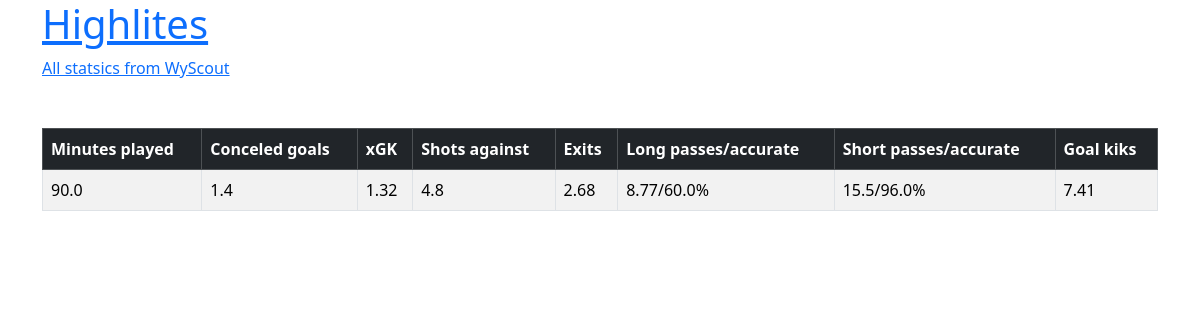
Page /Ihor/ on the committed database.
### Ihor/models.py (models this page shows)
class Statistic(models.Model):
    minute_play = models.FloatField(null=True)
    conceled_goals = models.FloatField(null=True)
    xCG = models.FloatField(null=True)
    shots_again =  models.FloatField(null=True)
    with_reflexes = models.FloatField(null=True)
    exits = models.FloatField(null=True)
    long_passes = models.FloatField(null=True)
    accurate_l = models.FloatField(null=True)
    short_passes = models.FloatField(null=True)
    accurate_sh = models.FloatField(null=True)
    goal_kicks = models.FloatField(null=True)

### Ihor/views.py (the view)
# urls.py: path('', views.index, name='index'),
def index(request):
    statistics = models.Statistic.objects.all()
    return render(request, 'ihor.html', {'statistics': statistics})

### Ihor/templates/ihor.html (shortened to what this page needs)
<!DOCTYPE html>
<html lang="en">
<head>
    <link href="https://cdn.jsdelivr.net/npm/bootstrap@5.3.2/dist/css/bootstrap.min.css" rel="stylesheet">
</head>
<body>
    <main class="container">
        <h1><a href="/Ihor/highlites/">Highlites</a></h1>
        <table class="table mt-5 table-bordered table-striped table-hover">
        <thead class="table-dark">
            <tr>
                <th>Minutes played</th>
                <th>Conceled goals</th>
                <th>xGK</th>
                <th>Shots against</th>
                <th>Exits</th>
                <th>Long passes/accurate</th>
                <th>Short passes/accurate</th>
                <th>Goal kiks</th>
            </tr>
        </thead>
        <tbody>
           {% for statistic in statistics %}
            <tr>
                <td>
                    <a>{{ statistic.minute_play }}</a>
                </td>
                <td>{{ statistic.conceled_goals}}</td>
                <td>{{ statistic.xCG }}</td>
                <td>{{ statistic.shots_again }} </td>
                <td>{{statistic.exits }}</td>
                <td>{{ statistic.long_passes }}/{{ statistic.accurate_l }}%</td>
                <td>{{ statistic.short_passes }}/{{ statistic.accurate_sh }}%</td>
                <td>{{ statistic.goal_kicks }}</td>
            </tr>
            {% endfor %}
           <a href="https://docs.google.com/spreadsheets/d/1-78n5Yz-xYYZqXXDASaq2KDgmR8iwzjD/edit?rtpof=true">All statsics from WyScout</a>
    </table>
</body>
</html>

### rows in the picture
Statistic: minute_play "90.0", conceled_goals "1.4", xCG "1.32", shots_again "4.8", exits "2.68", long_passes "8.77", accurate_l "60.0", short_passes "15.5", accurate_sh "96.0", goal_kicks "7.41"
